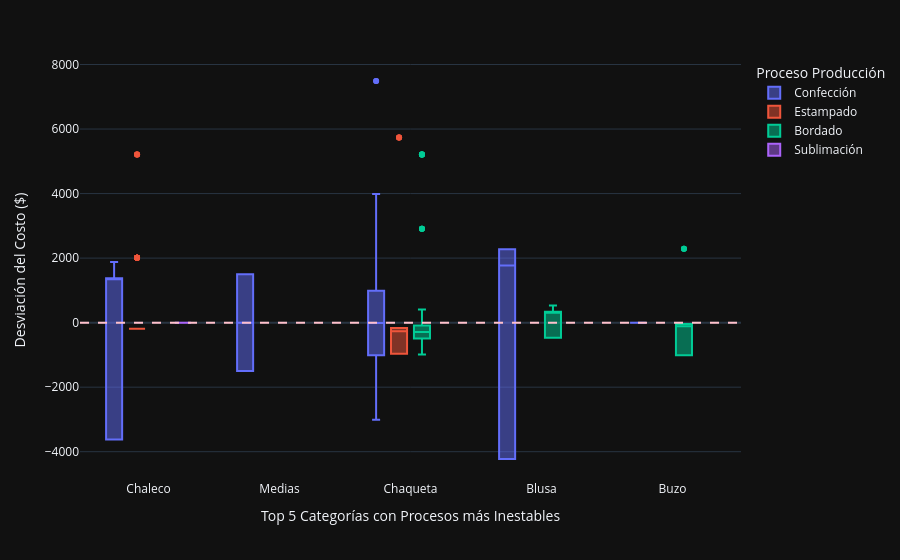

Notebook code for this chart:
### Markdown cell above
## Visualización de datos del valor costeado por categoría

### Code cell
# Agrupamos por Categoría y proceso de producción, calculando la desviación estándar y el promedio del valor costeado
df_calc_pag = df_costos.groupby(['Categoría', 'Proceso Producción'])['costo_antes_iva'].agg(['std', 'mean']).reset_index()

# Calculamos el coeficiente de variación, es decir, el porcentaje de desviación respecto al promedio.
df_calc_pag['inestabilidad'] = df_calc_pag['std'] / df_calc_pag['mean']

# Utilizamos el calculo de inestabilidad para identificar las 5 categorías con procesos más inestables.
top5_categorias = (df_calc_pag.groupby('Categoría')['inestabilidad']
                   #Sacamos el promedio de inestabilidd solo por categoría, ya que necesitamos identificar que varíen independientemente del proceso.
                   .mean() 
                   .sort_values(ascending=False)
                   .head(5)
                   .index.tolist())

df_filtrado = df_costos[df_costos['Categoría'].isin(top5_categorias)].copy()

# Centramos los datos en cero restando el promedio a cada valor costeado.
df_filtrado['variacion_neta'] = df_filtrado.groupby(['Categoría', 'Proceso Producción'])['costo_antes_iva'].transform(lambda x: x - x.mean())

# Gráfica de cajas para visualizar la variación neta de los valores costeados.
fig_cos = px.box(df_filtrado, 
             x='Categoría', 
             y='variacion_neta', 
             color='Proceso Producción',
             points='outliers',
             template='plotly_dark')

# Línea de referencia en cero
fig_cos.add_hline(y=0, line_dash="dash", line_color="pink")

fig_cos.update_layout(
    boxmode='group',
    yaxis_title="Desviación del Costo ($)",
    xaxis_title="Top 5 Categorías con Procesos más Inestables"
)
#fig_os.update_traces(boxmean='sd')
fig_cos.show()

### Figure 1 — Plotly figure (JSON) as saved in the notebook; plotly's stock layout.template omitted (floating-point values rounded to 4 significant figures; data arrays with more than 128 entries replaced by an {"elided": "..."} marker saying what was removed)
{"data": [{"alignmentgroup": "True", "boxpoints": "outliers", "hovertemplate": "Proceso Producción=Confección<br>Categoría=%{x}<br>variacion_neta=%{y}<extra></extra>", "legendgroup": "Confección", "marker": {"color": "#636efa"}, "name": "Confección", "notched": false, "offsetgroup": "Confección", "orientation": "v", "showlegend": true, "type": "box", "x": {"elided": "1404 str values"}, "x0": " ", "xaxis": "x", "y": {"elided": "1404 float values"}, "y0": " ", "yaxis": "y"}, {"alignmentgroup": "True", "boxpoints": "outliers", "hovertemplate": "Proceso Producción=Estampado<br>Categoría=%{x}<br>variacion_neta=%{y}<extra></extra>", "legendgroup": "Estampado", "marker": {"color": "#EF553B"}, "name": "Estampado", "notched": false, "offsetgroup": "Estampado", "orientation": "v", "showlegend": true, "type": "box", "x": {"elided": "330 str values"}, "x0": " ", "xaxis": "x", "y": {"elided": "330 float values"}, "y0": " ", "yaxis": "y"}, {"alignmentgroup": "True", "boxpoints": "outliers", "hovertemplate": "Proceso Producción=Bordado<br>Categoría=%{x}<br>variacion_neta=%{y}<extra></extra>", "legendgroup": "Bordado", "marker": {"color": "#00cc96"}, "name": "Bordado", "notched": false, "offsetgroup": "Bordado", "orientation": "v", "showlegend": true, "type": "box", "x": {"elided": "261 str values"}, "x0": " ", "xaxis": "x", "y": {"elided": "261 float values"}, "y0": " ", "yaxis": "y"}, {"alignmentgroup": "True", "boxpoints": "outliers", "hovertemplate": "Proceso Producción=Sublimación<br>Categoría=%{x}<br>variacion_neta=%{y}<extra></extra>", "legendgroup": "Sublimación", "marker": {"color": "#ab63fa"}, "name": "Sublimación", "notched": false, "offsetgroup": "Sublimación", "orientation": "v", "showlegend": true, "type": "box", "x": {"elided": "288 str values"}, "x0": " ", "xaxis": "x", "y": {"elided": "288 float values"}, "y0": " ", "yaxis": "y"}], "layout": {"boxmode": "group", "legend": {"title": {"text": "Proceso Producción"}, "tracegroupgap": 0}, "margin": {"t": 60}, "shapes": [{"line": {"color": "pink", "dash": "dash"}, "type": "line", "x0": 0, "x1": 1, "xref": "x domain", "y0": 0, "y1": 0, "yref": "y"}], "xaxis": {"anchor": "y", "domain": [0, 1], "title": {"text": "Top 5 Categorías con Procesos más Inestables"}}, "yaxis": {"anchor": "x", "domain": [0, 1], "title": {"text": "Desviación del Costo ($)"}}}}
